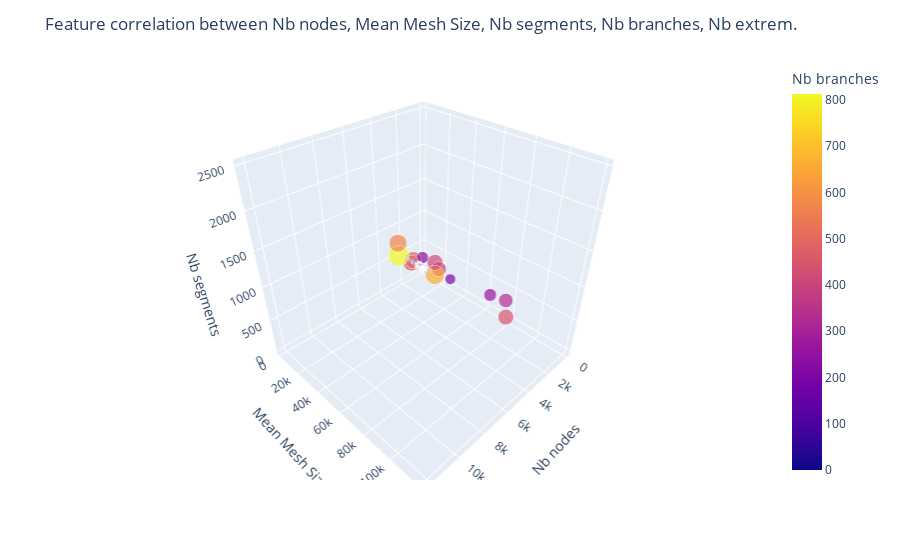

The notebook cell saved with this chart:
### Code cell
var1 = x_vars[np.where(rf.feature_importances_ == rf.feature_importances_[sort][-1])[0][0]]
var2 = x_vars[np.where(rf.feature_importances_ == rf.feature_importances_[sort][-2])[0][0]]
var3 = x_vars[np.where(rf.feature_importances_ == rf.feature_importances_[sort][-3])[0][0]]
var4 = x_vars[np.where(rf.feature_importances_ == rf.feature_importances_[sort][-4])[0][0]]
var5 = x_vars[np.where(rf.feature_importances_ == rf.feature_importances_[sort][-5])[0][0]]

fig2 = px.scatter_3d(dataset, x=var1, y=var2, z=var3, color=var4,
                 size=var5)
fig2.update_layout(title="Feature correlation between " + var1 + ", " + var2 + ", " + var3 + ", " + var4 + ", " + var5 )
fig2.show()

### Figure 1 — Plotly figure (JSON) as saved in the notebook; plotly's stock layout.template omitted (floating-point values rounded to 4 significant figures; data arrays with more than 128 entries replaced by an {"elided": "..."} marker saying what was removed)
{"data": [{"hovertemplate": "Nb nodes=%{x}<br>Mean Mesh Size=%{y}<br>Nb segments=%{z}<br>Nb extrem.=%{marker.size}<br>Nb branches=%{marker.color}<extra></extra>", "legendgroup": "", "marker": {"color": {"elided": "218 int values"}, "coloraxis": "coloraxis", "size": {"elided": "218 int values"}, "sizemode": "area", "sizeref": 1.597, "symbol": "circle"}, "mode": "markers", "name": "", "scene": "scene", "showlegend": false, "type": "scatter3d", "x": {"elided": "218 int values"}, "y": {"elided": "218 float values"}, "z": {"elided": "218 int values"}}], "layout": {"coloraxis": {"colorbar": {"title": {"text": "Nb branches"}}, "colorscale": [[0, "#0d0887"], [0.1111, "#46039f"], [0.2222, "#7201a8"], [0.3333, "#9c179e"], [0.4444, "#bd3786"], [0.5556, "#d8576b"], [0.6667, "#ed7953"], [0.7778, "#fb9f3a"], [0.8889, "#fdca26"], [1, "#f0f921"]]}, "legend": {"itemsizing": "constant", "tracegroupgap": 0}, "margin": {"t": 60}, "scene": {"domain": {"x": [0, 1], "y": [0, 1]}, "xaxis": {"title": {"text": "Nb nodes"}}, "yaxis": {"title": {"text": "Mean Mesh Size"}}, "zaxis": {"title": {"text": "Nb segments"}}}, "title": {"text": "Feature correlation between Nb nodes, Mean Mesh Size, Nb segments, Nb branches, Nb extrem."}}}
